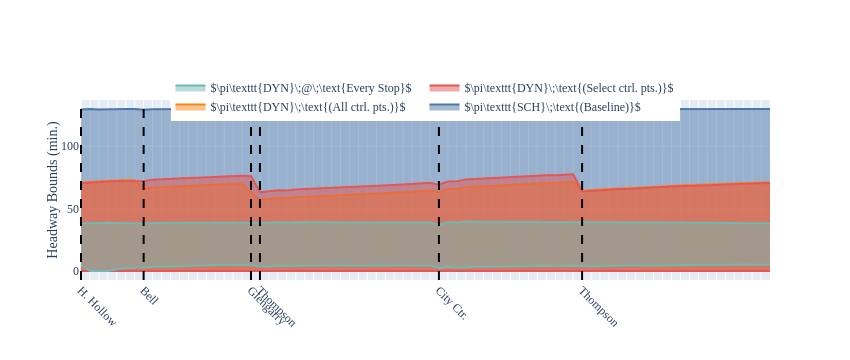

Notebook cell for this chart:
### Markdown cell above
# Evaluate Variants of the Route under Different Holding Policies
We create four route variants and compute their headway bounds:
1. Schedule-driven route: use the current stop schedules from the GTFS at the terminal and midpoint to hold buses,
2. Headway-driven holding at MXITHOMP and MXOTHOMP with 30 minutes maximum circuit holding time,
3. Headway-driven holding at MXIGLENG, MXITHOMP, MXIBELL, and MXOTHOMP with 30 minutes maximum circuit holding time,
4. Unbounded headway-driven holding at each stop.

### Code cell
# Schedule-driven route
SCHED_ROUTE= deepcopy(BASE_ROUTE)
for i in range(len(SCHED_ROUTE)):
    if SCHED_ROUTE[i].stop_id in ['HICHICNN', 'MCC4_15']:
        SCHED_ROUTE[i].policy = ScheduleDrivenPolicy
        SCHED_ROUTE[i].policy_args = {'schedule': SCHED_ROUTE[i].scheduled_departures}

# Schedule-driven at terminals, headway-driven at MXIBELL, MXIGLENG, MXITHOMP, and MXOTHOMP
HEADWAY4 = deepcopy(BASE_ROUTE)
for i in range(len(HEADWAY4)):
    if HEADWAY4[i].stop_id in ['MXIBELL', 'MXIGLENG', 'MXITHOMP', 'MXOTHOMP']:
        HEADWAY4[i].policy = HeadwayDrivenPolicy
        HEADWAY4[i].policy_args = {'activation_ratio': 0.75, 'max_holding': 7.5}

# Schedule-driven at terminals, headway-driven at MXITHOMP and MXOTHOMP
HEADWAY2 = deepcopy(BASE_ROUTE)
for i in range(len(HEADWAY2)):
    if HEADWAY2[i].stop_id in [ 'MXITHOMP', 'MXOTHOMP']:
        HEADWAY2[i].policy = HeadwayDrivenPolicy
        HEADWAY2[i].policy_args = {'activation_ratio': 0.75, 'max_holding': 15.0}

# Headway-driven at all stops
HEADWAY_ROUTE= deepcopy(BASE_ROUTE)
for i in range(len(HEADWAY_ROUTE)):
    HEADWAY_ROUTE[i].policy = HeadwayDrivenPolicy
    HEADWAY_ROUTE[i].policy_args = {'activation_ratio': 1, 'max_holding': float('inf')}

routes = [
    RouteConfig(name=r'\pi\texttt{SCH}\;\text{(Baseline)}', route=BASE_ROUTE, start_times=START_TIMES),
    RouteConfig(name=r'\pi\texttt{DYN}\;\text{(All ctrl. pts.)}', route=HEADWAY4, start_times=START_TIMES),
    RouteConfig(name=r'\pi\texttt{DYN}\;\text{(Select ctrl. pts.)}', route=HEADWAY2, start_times=START_TIMES),
    RouteConfig(name=r'\pi\texttt{DYN}\;@\;\text{Every Stop}', route=HEADWAY_ROUTE, start_times=START_TIMES),
]

run_experiment(
    exp_id='route55',
    routes=routes,
    t_max=60 * 24 * 7,
    ctrl_pts=dict(
        HICHICNN='H. Hollow',
        MXIBELL='Bell',
        MXIGLENG='Glengarry',
        MXITHOMP='Thompson',
        MCC4_15='City Ctr.',
        MXOTHOMP='Thompson',
    ),
)

### Figure 1 — Plotly figure (JSON) as saved in the notebook; plotly's stock layout.template omitted (floating-point values rounded to 4 significant figures)
{"data": [{"line": {"color": "#4C78A8"}, "mode": "lines", "showlegend": false, "type": "scatter", "x": [0, 1, 2, 3, 4, 5, 6, 7, 8, 9, 10, 11, 12, 13, 14, 15, 16, 17, 18, 19, 20, 21, 22, 23, 24, 25, 26, 27, 28, 29, 30, 31, 32, 33, 34, 35, 36, 37, 38, 39, 40, 41, 42, 43, 44, 45, 46, 47, 48, 49, 50, 51, 52, 53, 54, 55, 56, 57, 58, 59, 60, 61, 62, 63, 64, 65, 66, 67, 68, 69, 70, 71, 72, 73, 74, 75, 76, 77], "y": [129.2, 129.6, 129.2, 129.5, 129.5, 129.5, 129.6, 128.9, 129.4, 129.6, 129.2, 129.5, 129.6, 129.5, 129.6, 129.6, 129.6, 129.6, 129.6, 129.2, 128.9, 129.1, 129.6, 129.1, 129.5, 129.6, 129.5, 129.5, 129.4, 129.4, 129.2, 129.5, 129.5, 129.6, 129.5, 129.5, 129.5, 129.5, 129.6, 129.6, 127.4, 129.3, 128.7, 129.3, 129.5, 129.4, 129.4, 129.4, 129.5, 129.6, 129.5, 129.6, 129.6, 129.4, 129.6, 129.5, 129.6, 129.4, 129.5, 129.6, 129.6, 129.6, 129.6, 129.6, 129.6, 129.6, 129.6, 129.5, 129.6, 129.6, 129.6, 129.5, 129.6, 129.6, 129.6, 129.6, 129.6, 129.6]}, {"fill": "tonexty", "line": {"color": "#4C78A8"}, "mode": "lines", "name": "$\\pi\\texttt{SCH}\\;\\text{(Baseline)}$", "showlegend": true, "type": "scatter", "x": [0, 1, 2, 3, 4, 5, 6, 7, 8, 9, 10, 11, 12, 13, 14, 15, 16, 17, 18, 19, 20, 21, 22, 23, 24, 25, 26, 27, 28, 29, 30, 31, 32, 33, 34, 35, 36, 37, 38, 39, 40, 41, 42, 43, 44, 45, 46, 47, 48, 49, 50, 51, 52, 53, 54, 55, 56, 57, 58, 59, 60, 61, 62, 63, 64, 65, 66, 67, 68, 69, 70, 71, 72, 73, 74, 75, 76, 77], "y": [0, 0, 0, 0, 0, 0, 0, 0, 0, 0, 0, 0, 0, 0, 0, 0, 0, 0, 0, 0, 0, 0, 0, 0, 0, 0, 0, 0, 0, 0, 0, 0, 0, 0, 0, 0, 0, 0, 0, 0, 0, 0, 0, 0, 0, 0, 0, 0, 0, 0, 0, 0, 0, 0, 0, 0, 0, 0, 0, 0, 0, 0, 0, 0, 0, 0, 0, 0, 0, 0, 0, 0, 0, 0, 0, 0, 0, 0]}, {"line": {"color": "#F58518"}, "mode": "lines", "showlegend": false, "type": "scatter", "x": [0, 1, 2, 3, 4, 5, 6, 7, 8, 9, 10, 11, 12, 13, 14, 15, 16, 17, 18, 19, 20, 21, 22, 23, 24, 25, 26, 27, 28, 29, 30, 31, 32, 33, 34, 35, 36, 37, 38, 39, 40, 41, 42, 43, 44, 45, 46, 47, 48, 49, 50, 51, 52, 53, 54, 55, 56, 57, 58, 59, 60, 61, 62, 63, 64, 65, 66, 67, 68, 69, 70, 71, 72, 73, 74, 75, 76, 77], "y": [70.84, 71.49, 71.55, 72.28, 72.47, 72.63, 72.81, 65.94, 66.78, 67.25, 67.34, 68.0, 68.31, 68.47, 68.88, 69.27, 69.6, 69.8, 69.96, 63.0, 56.69, 57.52, 58.26, 58.11, 58.99, 59.27, 59.55, 59.86, 59.97, 60.32, 60.49, 61.05, 61.49, 61.74, 62.17, 62.52, 62.96, 63.51, 64.06, 64.36, 62.79, 65.35, 65.6, 66.95, 67.32, 67.74, 68.03, 68.43, 68.82, 69.13, 69.53, 69.94, 70.27, 70.38, 70.9, 71.12, 64.22, 64.75, 65.19, 65.69, 65.92, 66.2, 66.65, 66.99, 67.41, 67.86, 68.11, 68.32, 68.74, 68.91, 69.19, 69.47, 69.78, 69.92, 70.05, 70.28, 70.57, 70.93]}, {"fill": "tonexty", "line": {"color": "#F58518"}, "mode": "lines", "name": "$\\pi\\texttt{DYN}\\;\\text{(All ctrl. pts.)}$", "showlegend": true, "type": "scatter", "x": [0, 1, 2, 3, 4, 5, 6, 7, 8, 9, 10, 11, 12, 13, 14, 15, 16, 17, 18, 19, 20, 21, 22, 23, 24, 25, 26, 27, 28, 29, 30, 31, 32, 33, 34, 35, 36, 37, 38, 39, 40, 41, 42, 43, 44, 45, 46, 47, 48, 49, 50, 51, 52, 53, 54, 55, 56, 57, 58, 59, 60, 61, 62, 63, 64, 65, 66, 67, 68, 69, 70, 71, 72, 73, 74, 75, 76, 77], "y": [0, 0, 0, 0, 0, 0, 0, 0, 0, 0, 0, 0, 0, 0, 0, 0, 0, 0, 0, 0, 0, 0, 0, 0, 0, 0, 0, 0, 0, 0, 0, 0, 0, 0, 0, 0, 0, 0, 0, 0, 0, 0, 0, 0, 0, 0, 0, 0, 0, 0, 0, 0, 0, 0, 0, 0, 0, 0, 0, 0, 0, 0, 0, 0, 0, 0, 0, 0, 0, 0, 0, 0, 0, 0, 0, 0, 0, 0]}, {"line": {"color": "#E45756"}, "mode": "lines", "showlegend": false, "type": "scatter", "x": [0, 1, 2, 3, 4, 5, 6, 7, 8, 9, 10, 11, 12, 13, 14, 15, 16, 17, 18, 19, 20, 21, 22, 23, 24, 25, 26, 27, 28, 29, 30, 31, 32, 33, 34, 35, 36, 37, 38, 39, 40, 41, 42, 43, 44, 45, 46, 47, 48, 49, 50, 51, 52, 53, 54, 55, 56, 57, 58, 59, 60, 61, 62, 63, 64, 65, 66, 67, 68, 69, 70, 71, 72, 73, 74, 75, 76, 77], "y": [70.27, 70.91, 70.97, 71.71, 71.89, 72.05, 72.24, 72.09, 72.93, 73.42, 73.51, 74.17, 74.47, 74.64, 75.05, 75.43, 75.77, 75.97, 76.12, 76.08, 62.95, 63.79, 64.52, 64.38, 65.25, 65.53, 65.82, 66.12, 66.23, 66.58, 66.76, 67.32, 67.76, 68.0, 68.43, 68.78, 69.22, 69.78, 70.32, 70.62, 69.06, 71.62, 71.86, 73.21, 73.59, 74.0, 74.29, 74.7, 75.08, 75.4, 75.8, 76.2, 76.54, 76.65, 77.16, 77.39, 63.65, 64.18, 64.62, 65.11, 65.35, 65.63, 66.08, 66.41, 66.83, 67.29, 67.54, 67.75, 68.16, 68.34, 68.62, 68.89, 69.21, 69.35, 69.48, 69.71, 70.0, 70.36]}, {"fill": "tonexty", "line": {"color": "#E45756"}, "mode": "lines", "name": "$\\pi\\texttt{DYN}\\;\\text{(Select ctrl. pts.)}$", "showlegend": true, "type": "scatter", "x": [0, 1, 2, 3, 4, 5, 6, 7, 8, 9, 10, 11, 12, 13, 14, 15, 16, 17, 18, 19, 20, 21, 22, 23, 24, 25, 26, 27, 28, 29, 30, 31, 32, 33, 34, 35, 36, 37, 38, 39, 40, 41, 42, 43, 44, 45, 46, 47, 48, 49, 50, 51, 52, 53, 54, 55, 56, 57, 58, 59, 60, 61, 62, 63, 64, 65, 66, 67, 68, 69, 70, 71, 72, 73, 74, 75, 76, 77], "y": [0, 0, 0, 0, 0, 0, 0, 0, 0, 0, 0, 0, 0, 0, 0, 0, 0, 0, 0, 0, 0, 0, 0, 0, 0, 0, 0, 0, 0, 0, 0, 0, 0, 0, 0, 0, 0, 0, 0, 0, 0, 0, 0, 0, 0, 0, 0, 0, 0, 0, 0, 0, 0, 0, 0, 0, 0, 0, 0, 0, 0, 0, 0, 0, 0, 0, 0, 0, 0, 0, 0, 0, 0, 0, 0, 0, 0, 0]}, {"line": {"color": "#72B7B2"}, "mode": "lines", "showlegend": false, "type": "scatter", "x": [0, 1, 2, 3, 4, 5, 6, 7, 8, 9, 10, 11, 12, 13, 14, 15, 16, 17, 18, 19, 20, 21, 22, 23, 24, 25, 26, 27, 28, 29, 30, 31, 32, 33, 34, 35, 36, 37, 38, 39, 40, 41, 42, 43, 44, 45, 46, 47, 48, 49, 50, 51, 52, 53, 54, 55, 56, 57, 58, 59, 60, 61, 62, 63, 64, 65, 66, 67, 68, 69, 70, 71, 72, 73, 74, 75, 76, 77], "y": [38.05, 38.36, 38.2, 38.53, 38.45, 38.37, 38.32, 37.93, 38.45, 38.56, 38.4, 38.68, 38.65, 38.53, 38.58, 38.58, 38.56, 38.47, 38.37, 38.15, 38.17, 38.63, 38.91, 38.57, 38.98, 38.88, 38.8, 38.78, 38.65, 38.7, 38.64, 38.83, 38.87, 38.79, 38.8, 38.78, 38.82, 38.88, 38.94, 38.84, 36.96, 39.03, 38.83, 39.52, 39.43, 39.38, 39.29, 39.28, 39.27, 39.21, 39.18, 39.16, 39.09, 38.91, 39.03, 38.91, 38.91, 38.97, 38.99, 39.03, 38.9, 38.82, 38.84, 38.8, 38.8, 38.82, 38.72, 38.63, 38.67, 38.57, 38.53, 38.49, 38.49, 38.38, 38.29, 38.26, 38.26, 38.29]}, {"fill": "tonexty", "line": {"color": "#72B7B2"}, "mode": "lines", "name": "$\\pi\\texttt{DYN}\\;@\\;\\text{Every Stop}$", "showlegend": true, "type": "scatter", "x": [0, 1, 2, 3, 4, 5, 6, 7, 8, 9, 10, 11, 12, 13, 14, 15, 16, 17, 18, 19, 20, 21, 22, 23, 24, 25, 26, 27, 28, 29, 30, 31, 32, 33, 34, 35, 36, 37, 38, 39, 40, 41, 42, 43, 44, 45, 46, 47, 48, 49, 50, 51, 52, 53, 54, 55, 56, 57, 58, 59, 60, 61, 62, 63, 64, 65, 66, 67, 68, 69, 70, 71, 72, 73, 74, 75, 76, 77], "y": [4.789, 0, 0, 0.09652, 1.434, 2.245, 2.869, 2.805, 3.395, 3.822, 3.661, 3.942, 4.437, 4.659, 4.685, 4.762, 4.834, 5.007, 5.077, 4.587, 3.826, 3.696, 4.264, 3.922, 4.148, 4.374, 4.261, 4.43, 4.445, 4.295, 4.157, 4.226, 4.3, 4.59, 4.31, 4.337, 4.384, 4.177, 4.291, 4.484, 2.204, 3.323, 2.61, 2.892, 3.454, 3.404, 3.584, 3.52, 3.768, 3.975, 3.895, 3.991, 4.137, 3.986, 4.161, 4.259, 4.245, 3.845, 4.084, 4.137, 4.407, 4.483, 4.317, 4.433, 4.414, 4.408, 4.568, 4.601, 4.613, 4.865, 4.836, 4.77, 4.923, 5.09, 5.202, 5.211, 5.153, 5.136]}], "layout": {"font": {"family": "Times New Roman, serif"}, "height": 360, "legend": {"orientation": "h", "x": 0.5, "xanchor": "center", "y": 1.15, "yanchor": "top"}, "shapes": [{"line": {"color": "black", "dash": "dash", "width": 2}, "type": "line", "x0": 0, "x1": 0, "xref": "x", "y0": 0, "y1": 1, "yref": "y domain"}, {"line": {"color": "black", "dash": "dash", "width": 2}, "type": "line", "x0": 7, "x1": 7, "xref": "x", "y0": 0, "y1": 1, "yref": "y domain"}, {"line": {"color": "black", "dash": "dash", "width": 2}, "type": "line", "x0": 19, "x1": 19, "xref": "x", "y0": 0, "y1": 1, "yref": "y domain"}, {"line": {"color": "black", "dash": "dash", "width": 2}, "type": "line", "x0": 20, "x1": 20, "xref": "x", "y0": 0, "y1": 1, "yref": "y domain"}, {"line": {"color": "black", "dash": "dash", "width": 2}, "type": "line", "x0": 40, "x1": 40, "xref": "x", "y0": 0, "y1": 1, "yref": "y domain"}, {"line": {"color": "black", "dash": "dash", "width": 2}, "type": "line", "x0": 56, "x1": 56, "xref": "x", "y0": 0, "y1": 1, "yref": "y domain"}], "width": 850, "xaxis": {"tickangle": 45, "tickmode": "array", "ticktext": ["H. Hollow", "", "", "", "", "", "", "Bell", "", "", "", "", "", "", "", "", "", "", "", "Glengarry", "Thompson", "", "", "", "", "", "", "", "", "", "", "", "", "", "", "", "", "", "", "", "City Ctr.", "", "", "", "", "", "", "", "", "", "", "", "", "", "", "", "Thompson", "", "", "", "", "", "", "", "", "", "", "", "", "", "", "", "", "", "", "", "", ""], "tickvals": [0, 1, 2, 3, 4, 5, 6, 7, 8, 9, 10, 11, 12, 13, 14, 15, 16, 17, 18, 19, 20, 21, 22, 23, 24, 25, 26, 27, 28, 29, 30, 31, 32, 33, 34, 35, 36, 37, 38, 39, 40, 41, 42, 43, 44, 45, 46, 47, 48, 49, 50, 51, 52, 53, 54, 55, 56, 57, 58, 59, 60, 61, 62, 63, 64, 65, 66, 67, 68, 69, 70, 71, 72, 73, 74, 75, 76, 77]}, "yaxis": {"title": {"standoff": 0, "text": "Headway Bounds (min.)"}}}}
